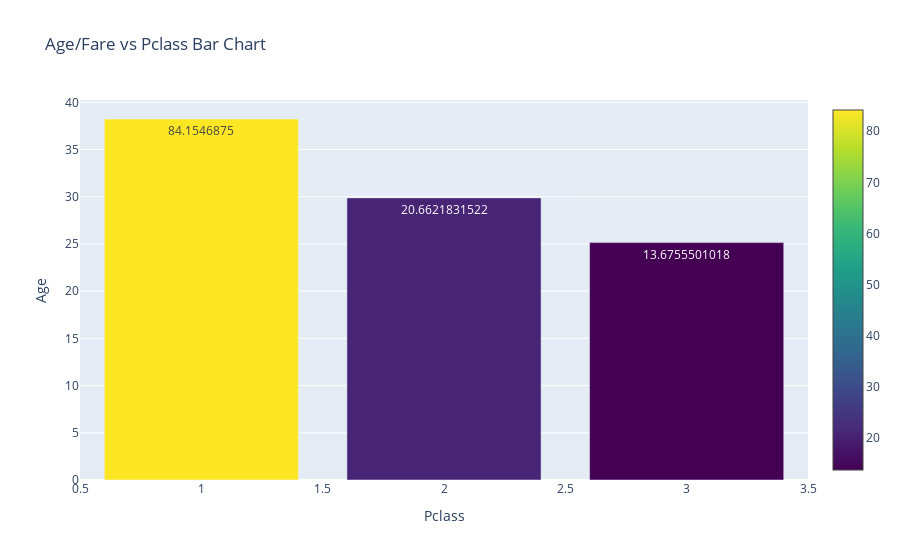

The notebook cell saved with this chart:
### Code cell
y=[]
fare = []
for i in list(df['Pclass'].unique()):
    result = df[df['Pclass']==i]['Age'].mean()
    fares = df[df['Pclass']==i]['Fare'].mean()
    y.append(result)
    fare.append(fares)
 
#defining data
trace = go.Bar(x = list(df['Pclass'].unique()),y=y,marker=dict(color=fare,colorscale='Viridis',showscale=True),text = fare)
data=[trace]
#defining layout
layout = go.Layout(title='Age/Fare vs Pclass Bar Chart',xaxis=dict(title='Pclass'),yaxis=dict(title='Age'),hovermode='closest')
#defining figure and plotting
figure = go.Figure(data=data,layout=layout)
iplot(figure)

### Figure 1 — Plotly figure (JSON) as saved in the notebook; plotly's stock layout.template omitted (floating-point values rounded to 4 significant figures)
{"data": [{"marker": {"color": [13.68, 84.15, 20.66], "colorscale": [[0, "#440154"], [0.1111, "#482878"], [0.2222, "#3e4989"], [0.3333, "#31688e"], [0.4444, "#26828e"], [0.5556, "#1f9e89"], [0.6667, "#35b779"], [0.7778, "#6ece58"], [0.8889, "#b5de2b"], [1, "#fde725"]], "showscale": true}, "text": ["13.6755501018", "84.1546875", "20.6621831522"], "type": "bar", "x": [3, 1, 2], "y": [25.14, 38.23, 29.88]}], "layout": {"hovermode": "closest", "title": {"text": "Age/Fare vs Pclass Bar Chart"}, "xaxis": {"title": {"text": "Pclass"}}, "yaxis": {"title": {"text": "Age"}}}}
